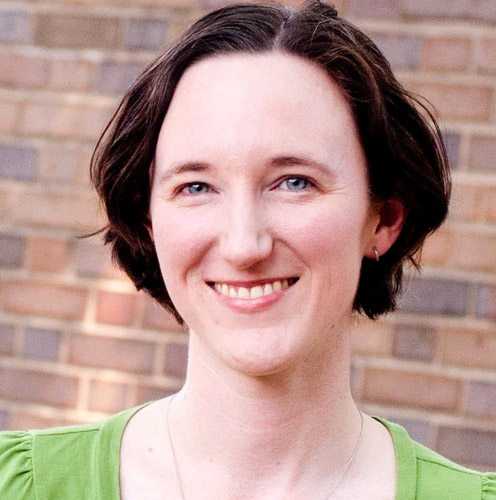
//> input picture img/h1.png, 496 x 500 px
$ ./glcm ../../img/h1.png   (built with g++ and OpenCV 4)
//> lines starting //> are read from the running program, lines starting //| are printed output that depends on the picture

#include <opencv2/opencv.hpp>
using namespace std;
using namespace cv;


typedef double (*Feature)(int i, int j, const Mat_<float> &gl);

double energy(int i, int j, const Mat_<float> &gl)
{
    return gl(i,j) * gl(i,j);
}
double contrast(int i, int j, const Mat_<float> &gl)
{
    return (i - j)*(i - j)*gl(i, j);
}
double homogenity(int i, int j, const Mat_<float> &gl)
{
    if (gl(i, j) != 0)
        return - gl(i, j)*log10(gl(i, j));
    return 0;
}
double entropy(int i, int j, const Mat_<float> &gl)
{
    return gl(i, j) / (1 + abs(i - j));
}

Mat glcm(const Mat_<uchar> &img, int scale)
{
    Mat_<float> gl(256>>scale, 256>>scale, 0.0f);

    //creating glcm matrix with (256 >> scale) levels,
    //  radius=1 and in the horizontal direction
    for (int i = 0; i<img.rows; i++)
    {
        for (int j = 0; j<img.cols - 1; j++)
        {
            int r = img(i, j)     >> scale;
            int c = img(i, j + 1) >> scale;
            gl(r, c) += 1;
        }
    }
    // normalizing glcm matrix for parameter determination
    gl = gl + gl.t();
    gl = gl / sum(gl)[0];
    return gl;
}

double per_patch(const Mat &img, int scale, Feature feature)
{
    int N = 256 >> scale;
    Mat_<float> gl = glcm(img, scale); // 2 ^ 3 -> 256/8=32 bins
    double v = 0;
    for (int i = 0; i<N; i++)
    {
        for (int j = 0; j<N; j++)
        {
            v += feature(i, j, gl);
        }
    }
    return v;
}

Mat glcm_feature(const Mat &img, int W, int scale, Feature feature)
{
    Mat_<float> res(img.size());
    res = 0;
    for (int i=0; i<img.rows-W-1; i++)
    {
        for (int j=0; j<img.cols-W-1; j++)
        {
            Mat patch(img, Rect(j, i, W, W));
            res(i, j) = per_patch(patch, scale, feature);
        }
    }
    return res;
}

int main(int argc, char** argv)
{
    Mat_<uchar> img = imread(argv[1], IMREAD_GRAYSCALE);
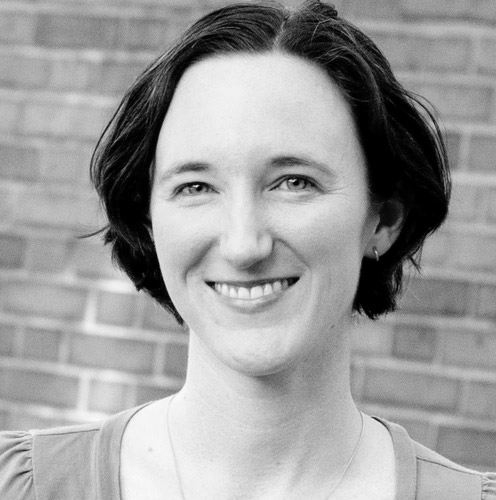
//> img: 500 rows x 496 cols, CV_8UC1; min 0, max 253, mean 157.1

    if (img.empty())
    {
        cout << "can not load " << argv[1] << endl;
        return 1;
    }
    imshow("Image", img);

    int W = 5; // window size
    int scale = 4; // 16 bins
    Mat en = glcm_feature(img, W,scale, energy);
//> after the loop in glcm_feature, `for (int i=0; i<img.rows-W-1; i++)`:
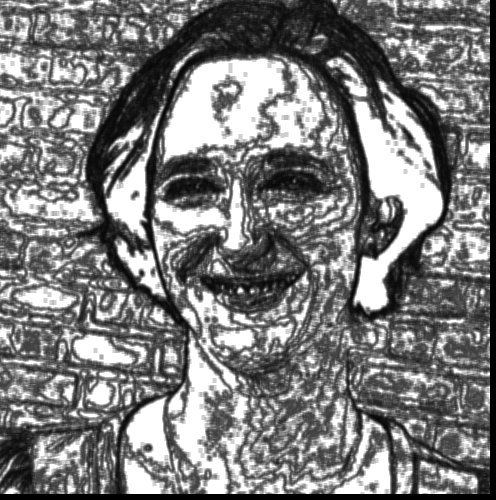
//> res: 500 rows x 496 cols, CV_32FC1; min 0, max 1, mean 0.485
    imshow("energy", en);
    Mat co = glcm_feature(img, W,scale, contrast);
//> call 2 of glcm_feature, with W = 5, scale = 4
//> after the loop in glcm_feature (call 2), `for (int i=0; i<img.rows-W-1; i++)`:
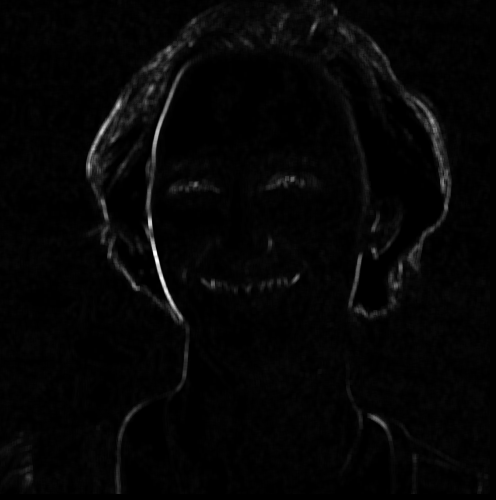
//> res: 500 rows x 496 cols, CV_32FC1; min 0, max 22.75, mean 0.5; drawn with min black and max white
    imshow("contrast", co);
    waitKey(0);
    return 0;
}
